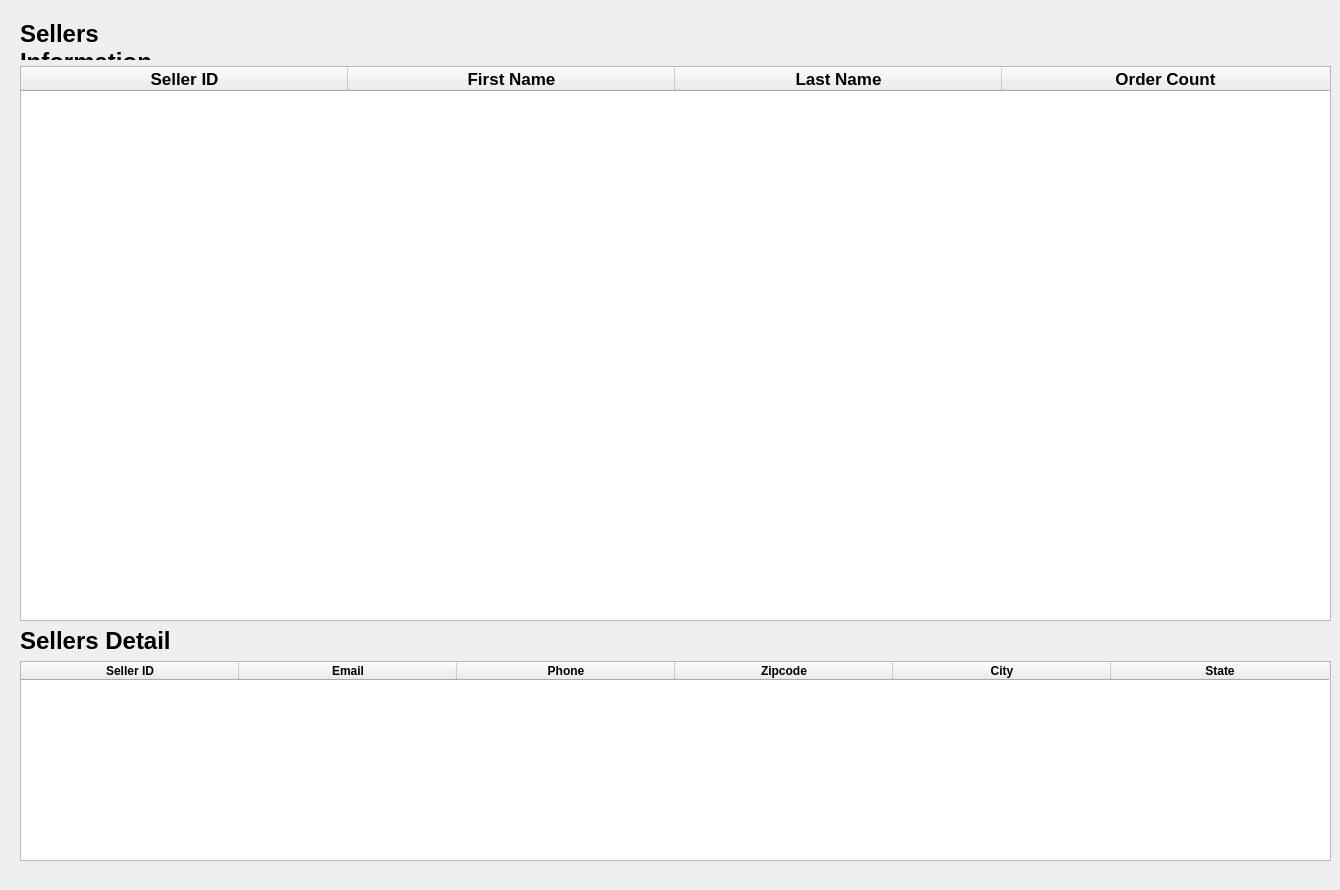
       <widget class="QWidget" name="StPageSeller_1">
        <widget class="QWidget" name="seller_info_detail" native="true">
         <property name="geometry">
          <rect>
           <x>0</x>
           <y>0</y>
           <width>1331</width>
           <height>881</height>
          </rect>
         </property>
         <widget class="QWidget" name="layoutWidget_10">
          <property name="geometry">
           <rect>
            <x>20</x>
            <y>20</y>
            <width>1311</width>
            <height>841</height>
           </rect>
          </property>
          <layout class="QVBoxLayout" name="seller_info_detail_layout">
           <item>
            <widget class="QLabel" name="label_76">
             <property name="maximumSize">
              <size>
               <width>200</width>
               <height>40</height>
              </size>
             </property>
             <property name="styleSheet">
              <string notr="true">font: 24pt &quot;.AppleSystemUIFont&quot;;</string>
             </property>
             <property name="text">
              <string>&lt;html&gt;&lt;head/&gt;&lt;body&gt;&lt;p&gt;&lt;span style=&quot; font-size:18pt; font-weight:600;&quot;&gt;Sellers Information&lt;/span&gt;&lt;/p&gt;&lt;/body&gt;&lt;/html&gt;</string>
             </property>
             <property name="wordWrap">
              <bool>true</bool>
             </property>
            </widget>
           </item>
           <item>
            <widget class="QTableWidget" name="sellersTableWidget">
             <property name="styleSheet">
              <string notr="true"/>
             </property>
             <property name="editTriggers">
              <set>QAbstractItemView::NoEditTriggers</set>
             </property>
             <attribute name="horizontalHeaderVisible">
              <bool>true</bool>
             </attribute>
             <attribute name="horizontalHeaderDefaultSectionSize">
              <number>327</number>
             </attribute>
             <attribute name="verticalHeaderVisible">
              <bool>false</bool>
             </attribute>
             <attribute name="verticalHeaderHighlightSections">
              <bool>false</bool>
             </attribute>
             <column>
              <property name="text">
               <string>Seller ID</string>
              </property>
              <property name="font">
               <font>
                <pointsize>13</pointsize>
                <weight>75</weight>
                <bold>true</bold>
               </font>
              </property>
              <property name="background">
               <color>
                <red>255</red>
                <green>255</green>
                <blue>255</blue>
               </color>
              </property>
             </column>
             <column>
              <property name="text">
               <string>First Name</string>
              </property>
              <property name="font">
               <font>
                <pointsize>13</pointsize>
                <weight>75</weight>
                <bold>true</bold>
               </font>
              </property>
              <property name="background">
               <color>
                <red>255</red>
                <green>255</green>
                <blue>255</blue>
               </color>
              </property>
             </column>
             <column>
              <property name="text">
               <string>Last Name</string>
              </property>
              <property name="font">
               <font>
                <pointsize>13</pointsize>
                <weight>75</weight>
                <bold>true</bold>
               </font>
              </property>
              <property name="background">
               <color>
                <red>255</red>
                <green>255</green>
                <blue>255</blue>
               </color>
              </property>
             </column>
             <column>
              <property name="text">
               <string>Order Count</string>
              </property>
              <property name="font">
               <font>
                <pointsize>13</pointsize>
                <weight>75</weight>
                <bold>true</bold>
               </font>
              </property>
              <property name="background">
               <color>
                <red>255</red>
                <green>255</green>
                <blue>255</blue>
               </color>
              </property>
             </column>
            </widget>
           </item>
           <item>
            <widget class="QLabel" name="label_77">
             <property name="maximumSize">
              <size>
               <width>200</width>
               <height>40</height>
              </size>
             </property>
             <property name="styleSheet">
              <string notr="true">font: 24pt &quot;.AppleSystemUIFont&quot;;</string>
             </property>
             <property name="text">
              <string>&lt;html&gt;&lt;head/&gt;&lt;body&gt;&lt;p&gt;&lt;span style=&quot; font-size:18pt; font-weight:600;&quot;&gt;Sellers Detail&lt;/span&gt;&lt;/p&gt;&lt;/body&gt;&lt;/html&gt;</string>
             </property>
             <property name="wordWrap">
              <bool>true</bool>
             </property>
            </widget>
           </item>
           <item>
            <widget class="QTableWidget" name="sellerDetailsWidget">
             <property name="maximumSize">
              <size>
               <width>16777215</width>
               <height>200</height>
              </size>
             </property>
             <property name="styleSheet">
              <string notr="true"/>
             </property>
             <attribute name="horizontalHeaderDefaultSectionSize">
              <number>218</number>
             </attribute>
             <column>
              <property name="text">
               <string>Seller ID</string>
              </property>
              <property name="font">
               <font>
                <weight>75</weight>
                <bold>true</bold>
               </font>
              </property>
              <property name="background">
               <color>
                <red>255</red>
                <green>255</green>
                <blue>255</blue>
               </color>
              </property>
             </column>
             <column>
              <property name="text">
               <string>Email</string>
              </property>
              <property name="font">
               <font>
                <weight>75</weight>
                <bold>true</bold>
               </font>
              </property>
              <property name="background">
               <color>
                <red>255</red>
                <green>255</green>
                <blue>255</blue>
               </color>
              </property>
             </column>
             <column>
              <property name="text">
               <string>Phone</string>
              </property>
              <property name="font">
               <font>
                <weight>75</weight>
                <bold>true</bold>
               </font>
              </property>
              <property name="background">
               <color>
                <red>255</red>
                <green>255</green>
                <blue>255</blue>
               </color>
              </property>
             </column>
             <column>
              <property name="text">
               <string>Zipcode</string>
              </property>
              <property name="font">
               <font>
                <weight>75</weight>
                <bold>true</bold>
               </font>
              </property>
              <property name="background">
               <color>
                <red>255</red>
                <green>255</green>
                <blue>255</blue>
               </color>
              </property>
             </column>
             <column>
              <property name="text">
               <string>City</string>
              </property>
              <property name="font">
               <font>
                <weight>75</weight>
                <bold>true</bold>
               </font>
              </property>
              <property name="background">
               <color>
                <red>255</red>
                <green>255</green>
                <blue>255</blue>
               </color>
              </property>
             </column>
             <column>
              <property name="text">
               <string>State</string>
              </property>
              <property name="font">
               <font>
                <weight>75</weight>
                <bold>true</bold>
               </font>
              </property>
              <property name="background">
               <color>
                <red>255</red>
                <green>255</green>
                <blue>255</blue>
               </color>
              </property>
             </column>
            </widget>
           </item>
          </layout>
         </widget>
        </widget>
       </widget>
